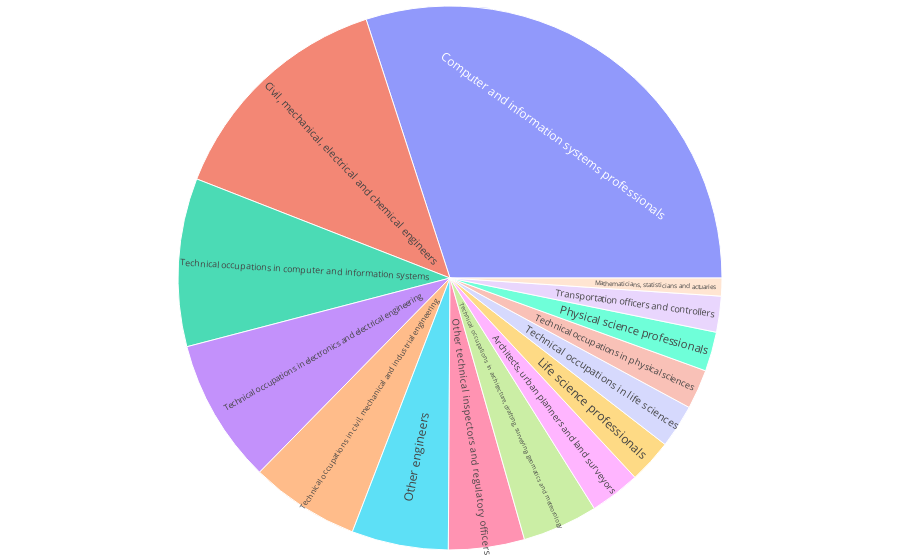

Source (notebook cell):
### Code cell
# which fields in IT have highest employement??


fig = px.sunburst(it, path=['occupation'], values='COUNT_ELF_FYFT',maxdepth = 1)
fig.update_layout(margin = dict(t=6, l=6, r=6, b=10))
#fig.update_layout(uniformtext=dict(minsize=8, mode='hide'))
fig.show()

### Figure 1 — Plotly figure (JSON) as saved in the notebook; plotly's stock layout.template omitted (floating-point values rounded to 4 significant figures)
{"data": [{"branchvalues": "total", "domain": {"x": [0, 1], "y": [0, 1]}, "hoverlabel": {"namelength": 0}, "hovertemplate": "labels=%{label}<br>COUNT_ELF_FYFT=%{value}<br>parent=%{parent}<br>id=%{id}", "ids": ["Architects, urban planners and land surveyors", "Civil, mechanical, electrical and chemical engineers", "Computer and information systems professionals", "Life science professionals", "Mathematicians, statisticians and actuaries", "Other engineers", "Other technical inspectors and regulatory officers", "Physical science professionals", "Technical occupations in architecture, drafting, surveying, geomatics and meteorology", "Technical occupations in civil, mechanical and industrial engineering", "Technical occupations in computer and information systems", "Technical occupations in electronics and electrical engineering", "Technical occupations in life sciences", "Technical occupations in physical sciences", "Transportation officers and controllers"], "labels": ["Architects, urban planners and land surveyors", "Civil, mechanical, electrical and chemical engineers", "Computer and information systems professionals", "Life science professionals", "Mathematicians, statisticians and actuaries", "Other engineers", "Other technical inspectors and regulatory officers", "Physical science professionals", "Technical occupations in architecture, drafting, surveying, geomatics and meteorology", "Technical occupations in civil, mechanical and industrial engineering", "Technical occupations in computer and information systems", "Technical occupations in electronics and electrical engineering", "Technical occupations in life sciences", "Technical occupations in physical sciences", "Transportation officers and controllers"], "maxdepth": 1, "name": "", "parents": ["", "", "", "", "", "", "", "", "", "", "", "", "", "", ""], "type": "sunburst", "values": [48520, 227600, 484930, 42245, 17235, 92965, 73030, 37880, 72520, 105105, 161685, 138850, 41850, 38005, 34520]}], "layout": {"legend": {"tracegroupgap": 0}, "margin": {"b": 10, "l": 6, "r": 6, "t": 6}}}
